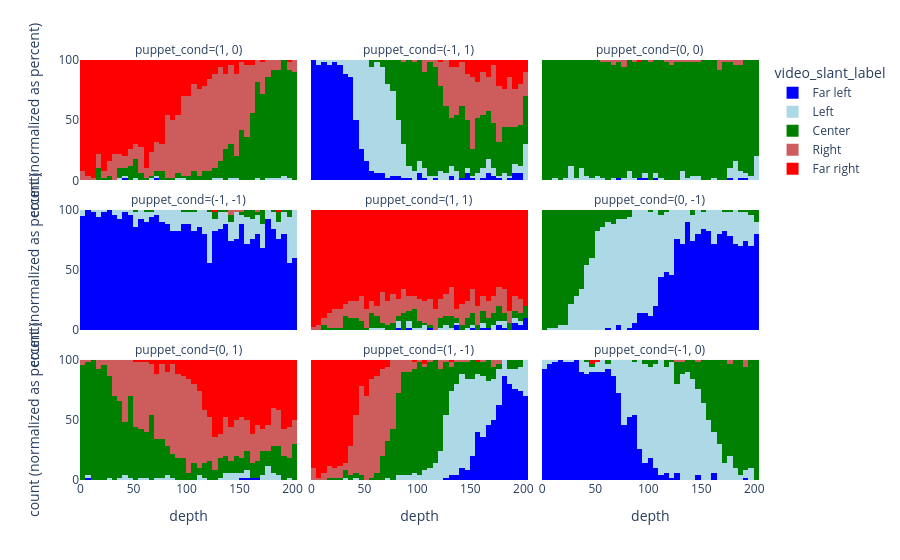

The notebook cell saved with this chart:
### Code cell
mask = ([df["puppet_state"] == "drifting"])
px.histogram(
    df[df["puppet_state"] == "drifting"],
    x="depth",
    color="video_slant_label",
    barnorm="percent",
    barmode="stack",
    facet_col="puppet_cond",
    facet_col_wrap=3,
    category_orders={"video_slant_label": ["Far left", "Left", "Center", "Right", "Far Right"]},
    color_discrete_map={"Far left": "blue", "Left": "lightblue", "Center": "green", "Right": "indianred", "Far right": "red"}
)

### Figure 1 — Plotly figure (JSON) as saved in the notebook; plotly's stock layout.template omitted (floating-point values rounded to 4 significant figures; data arrays with more than 128 entries replaced by an {"elided": "..."} marker saying what was removed)
{"data": [{"bingroup": "x", "hovertemplate": "video_slant_label=Far left<br>puppet_cond=(1, 0)<br>depth=%{x}<br>count (normalized as percent)=%{y}<extra></extra>", "legendgroup": "Far left", "marker": {"color": "blue", "pattern": {"shape": ""}}, "name": "Far left", "orientation": "v", "showlegend": true, "type": "histogram", "x": [42, 70], "xaxis": "x7", "yaxis": "y7"}, {"bingroup": "x", "hovertemplate": "video_slant_label=Far left<br>puppet_cond=(-1, 1)<br>depth=%{x}<br>count (normalized as percent)=%{y}<extra></extra>", "legendgroup": "Far left", "marker": {"color": "blue", "pattern": {"shape": ""}}, "name": "Far left", "orientation": "v", "showlegend": false, "type": "histogram", "x": {"elided": "458 int values"}, "xaxis": "x8", "yaxis": "y8"}, {"bingroup": "x", "hovertemplate": "video_slant_label=Far left<br>puppet_cond=(0, 0)<br>depth=%{x}<br>count (normalized as percent)=%{y}<extra></extra>", "legendgroup": "Far left", "marker": {"color": "blue", "pattern": {"shape": ""}}, "name": "Far left", "orientation": "v", "showlegend": false, "type": "histogram", "x": [74, 94, 95, 105, 189, 190, 179], "xaxis": "x9", "yaxis": "y9"}, {"bingroup": "x", "hovertemplate": "video_slant_label=Far left<br>puppet_cond=(-1, -1)<br>depth=%{x}<br>count (normalized as percent)=%{y}<extra></extra>", "legendgroup": "Far left", "marker": {"color": "blue", "pattern": {"shape": ""}}, "name": "Far left", "orientation": "v", "showlegend": false, "type": "histogram", "x": {"elided": "1708 int values"}, "xaxis": "x4", "yaxis": "y4"}, {"bingroup": "x", "hovertemplate": "video_slant_label=Far left<br>puppet_cond=(1, 1)<br>depth=%{x}<br>count (normalized as percent)=%{y}<extra></extra>", "legendgroup": "Far left", "marker": {"color": "blue", "pattern": {"shape": ""}}, "name": "Far left", "orientation": "v", "showlegend": false, "type": "histogram", "x": [138, 110, 135, 169, 192, 193, 197, 198, 92, 152, 160, 177, 178, 180, 190, 200, 83], "xaxis": "x5", "yaxis": "y5"}, {"bingroup": "x", "hovertemplate": "video_slant_label=Far left<br>puppet_cond=(0, -1)<br>depth=%{x}<br>count (normalized as percent)=%{y}<extra></extra>", "legendgroup": "Far left", "marker": {"color": "blue", "pattern": {"shape": ""}}, "name": "Far left", "orientation": "v", "showlegend": false, "type": "histogram", "x": {"elided": "691 int values"}, "xaxis": "x6", "yaxis": "y6"}, {"bingroup": "x", "hovertemplate": "video_slant_label=Far left<br>puppet_cond=(0, 1)<br>depth=%{x}<br>count (normalized as percent)=%{y}<extra></extra>", "legendgroup": "Far left", "marker": {"color": "blue", "pattern": {"shape": ""}}, "name": "Far left", "orientation": "v", "showlegend": false, "type": "histogram", "x": [152, 158, 163, 165, 5], "xaxis": "x", "yaxis": "y"}, {"bingroup": "x", "hovertemplate": "video_slant_label=Far left<br>puppet_cond=(1, -1)<br>depth=%{x}<br>count (normalized as percent)=%{y}<extra></extra>", "legendgroup": "Far left", "marker": {"color": "blue", "pattern": {"shape": ""}}, "name": "Far left", "orientation": "v", "showlegend": false, "type": "histogram", "x": {"elided": "306 int values"}, "xaxis": "x2", "yaxis": "y2"}, {"bingroup": "x", "hovertemplate": "video_slant_label=Far left<br>puppet_cond=(-1, 0)<br>depth=%{x}<br>count (normalized as percent)=%{y}<extra></extra>", "legendgroup": "Far left", "marker": {"color": "blue", "pattern": {"shape": ""}}, "name": "Far left", "orientation": "v", "showlegend": false, "type": "histogram", "x": {"elided": "806 int values"}, "xaxis": "x3", "yaxis": "y3"}, {"bingroup": "x", "hovertemplate": "video_slant_label=Left<br>puppet_cond=(1, 0)<br>depth=%{x}<br>count (normalized as percent)=%{y}<extra></extra>", "legendgroup": "Left", "marker": {"color": "lightblue", "pattern": {"shape": ""}}, "name": "Left", "orientation": "v", "showlegend": true, "type": "histogram", "x": [35, 43, 50, 93, 98, 125, 130, 140, 192, 69, 70, 148, 194, 188, 169, 178, 198, 183], "xaxis": "x7", "yaxis": "y7"}, {"bingroup": "x", "hovertemplate": "video_slant_label=Left<br>puppet_cond=(-1, 1)<br>depth=%{x}<br>count (normalized as percent)=%{y}<extra></extra>", "legendgroup": "Left", "marker": {"color": "lightblue", "pattern": {"shape": ""}}, "name": "Left", "orientation": "v", "showlegend": false, "type": "histogram", "x": {"elided": "439 int values"}, "xaxis": "x8", "yaxis": "y8"}, {"bingroup": "x", "hovertemplate": "video_slant_label=Left<br>puppet_cond=(0, 0)<br>depth=%{x}<br>count (normalized as percent)=%{y}<extra></extra>", "legendgroup": "Left", "marker": {"color": "lightblue", "pattern": {"shape": ""}}, "name": "Left", "orientation": "v", "showlegend": false, "type": "histogram", "x": [75, 82, 28, 29, 33, 35, 37, 38, 39, 40, 43, 80, 85, 160, 184, 185, 195, 105, 113, 133, 147, 185, 27, 29, 80, 147, 182, 200, 80, 175, 184, 38, 55, 105, 132, 140, 175, 179, 180, 182, 184, 188, 190, 198, 14, 20, 28, 29, 45, 53, 54, 68, 98, 99, 132, 134, 139, 140, 179, 180, 184, 193, 200], "xaxis": "x9", "yaxis": "y9"}, {"bingroup": "x", "hovertemplate": "video_slant_label=Left<br>puppet_cond=(-1, -1)<br>depth=%{x}<br>count (normalized as percent)=%{y}<extra></extra>", "legendgroup": "Left", "marker": {"color": "lightblue", "pattern": {"shape": ""}}, "name": "Left", "orientation": "v", "showlegend": false, "type": "histogram", "x": {"elided": "246 int values"}, "xaxis": "x4", "yaxis": "y4"}, {"bingroup": "x", "hovertemplate": "video_slant_label=Left<br>puppet_cond=(1, 1)<br>depth=%{x}<br>count (normalized as percent)=%{y}<extra></extra>", "legendgroup": "Left", "marker": {"color": "lightblue", "pattern": {"shape": ""}}, "name": "Left", "orientation": "v", "showlegend": false, "type": "histogram", "x": [84, 129, 130, 164, 177, 55, 84, 104, 177, 154, 170, 172, 182, 199, 137, 90, 93, 94, 95, 124, 127, 148, 183, 199, 163, 62, 108, 67, 84, 109, 183, 192, 194], "xaxis": "x5", "yaxis": "y5"}, {"bingroup": "x", "hovertemplate": "video_slant_label=Left<br>puppet_cond=(0, -1)<br>depth=%{x}<br>count (normalized as percent)=%{y}<extra></extra>", "legendgroup": "Left", "marker": {"color": "lightblue", "pattern": {"shape": ""}}, "name": "Left", "orientation": "v", "showlegend": false, "type": "histogram", "x": {"elided": "871 int values"}, "xaxis": "x6", "yaxis": "y6"}, {"bingroup": "x", "hovertemplate": "video_slant_label=Left<br>puppet_cond=(0, 1)<br>depth=%{x}<br>count (normalized as percent)=%{y}<extra></extra>", "legendgroup": "Left", "marker": {"color": "lightblue", "pattern": {"shape": ""}}, "name": "Left", "orientation": "v", "showlegend": false, "type": "histogram", "x": [5, 38, 40, 83, 172, 187, 58, 117, 139, 140, 142, 149, 153, 154, 28, 47, 149, 158, 159, 174, 175, 73, 78, 84, 85, 114, 177, 178, 179, 183, 197, 40, 60, 113, 130, 137, 139, 144, 145, 157, 177, 178, 182, 183, 185], "xaxis": "x", "yaxis": "y"}, {"bingroup": "x", "hovertemplate": "video_slant_label=Left<br>puppet_cond=(1, -1)<br>depth=%{x}<br>count (normalized as percent)=%{y}<extra></extra>", "legendgroup": "Left", "marker": {"color": "lightblue", "pattern": {"shape": ""}}, "name": "Left", "orientation": "v", "showlegend": false, "type": "histogram", "x": {"elided": "383 int values"}, "xaxis": "x2", "yaxis": "y2"}, {"bingroup": "x", "hovertemplate": "video_slant_label=Left<br>puppet_cond=(-1, 0)<br>depth=%{x}<br>count (normalized as percent)=%{y}<extra></extra>", "legendgroup": "Left", "marker": {"color": "lightblue", "pattern": {"shape": ""}}, "name": "Left", "orientation": "v", "showlegend": false, "type": "histogram", "x": {"elided": "749 int values"}, "xaxis": "x3", "yaxis": "y3"}, {"bingroup": "x", "hovertemplate": "video_slant_label=Center<br>puppet_cond=(1, 0)<br>depth=%{x}<br>count (normalized as percent)=%{y}<extra></extra>", "legendgroup": "Center", "marker": {"color": "green", "pattern": {"shape": ""}}, "name": "Center", "orientation": "v", "showlegend": true, "type": "histogram", "x": {"elided": "485 int values"}, "xaxis": "x7", "yaxis": "y7"}, {"bingroup": "x", "hovertemplate": "video_slant_label=Center<br>puppet_cond=(-1, 1)<br>depth=%{x}<br>count (normalized as percent)=%{y}<extra></extra>", "legendgroup": "Center", "marker": {"color": "green", "pattern": {"shape": ""}}, "name": "Center", "orientation": "v", "showlegend": false, "type": "histogram", "x": {"elided": "692 int values"}, "xaxis": "x8", "yaxis": "y8"}, {"bingroup": "x", "hovertemplate": "video_slant_label=Center<br>puppet_cond=(0, 0)<br>depth=%{x}<br>count (normalized as percent)=%{y}<extra></extra>", "legendgroup": "Center", "marker": {"color": "green", "pattern": {"shape": ""}}, "name": "Center", "orientation": "v", "showlegend": false, "type": "histogram", "x": {"elided": "1900 int values"}, "xaxis": "x9", "yaxis": "y9"}, {"bingroup": "x", "hovertemplate": "video_slant_label=Center<br>puppet_cond=(-1, -1)<br>depth=%{x}<br>count (normalized as percent)=%{y}<extra></extra>", "legendgroup": "Center", "marker": {"color": "green", "pattern": {"shape": ""}}, "name": "Center", "orientation": "v", "showlegend": false, "type": "histogram", "x": [189, 153, 172, 143, 144, 163, 174, 182, 96, 124, 160, 54, 64, 170, 188, 189, 190, 198, 199, 66, 103, 133, 172, 174, 199, 127, 144, 157, 158, 163, 164, 168, 170, 129, 158, 187, 105, 129, 138], "xaxis": "x4", "yaxis": "y4"}, {"bingroup": "x", "hovertemplate": "video_slant_label=Center<br>puppet_cond=(1, 1)<br>depth=%{x}<br>count (normalized as percent)=%{y}<extra></extra>", "legendgroup": "Center", "marker": {"color": "green", "pattern": {"shape": ""}}, "name": "Center", "orientation": "v", "showlegend": false, "type": "histogram", "x": {"elided": "131 int values"}, "xaxis": "x5", "yaxis": "y5"}, {"bingroup": "x", "hovertemplate": "video_slant_label=Center<br>puppet_cond=(0, -1)<br>depth=%{x}<br>count (normalized as percent)=%{y}<extra></extra>", "legendgroup": "Center", "marker": {"color": "green", "pattern": {"shape": ""}}, "name": "Center", "orientation": "v", "showlegend": false, "type": "histogram", "x": {"elided": "437 int values"}, "xaxis": "x6", "yaxis": "y6"}, {"bingroup": "x", "hovertemplate": "video_slant_label=Center<br>puppet_cond=(0, 1)<br>depth=%{x}<br>count (normalized as percent)=%{y}<extra></extra>", "legendgroup": "Center", "marker": {"color": "green", "pattern": {"shape": ""}}, "name": "Center", "orientation": "v", "showlegend": false, "type": "histogram", "x": {"elided": "701 int values"}, "xaxis": "x", "yaxis": "y"}, {"bingroup": "x", "hovertemplate": "video_slant_label=Center<br>puppet_cond=(1, -1)<br>depth=%{x}<br>count (normalized as percent)=%{y}<extra></extra>", "legendgroup": "Center", "marker": {"color": "green", "pattern": {"shape": ""}}, "name": "Center", "orientation": "v", "showlegend": false, "type": "histogram", "x": {"elided": "535 int values"}, "xaxis": "x2", "yaxis": "y2"}, {"bingroup": "x", "hovertemplate": "video_slant_label=Center<br>puppet_cond=(-1, 0)<br>depth=%{x}<br>count (normalized as percent)=%{y}<extra></extra>", "legendgroup": "Center", "marker": {"color": "green", "pattern": {"shape": ""}}, "name": "Center", "orientation": "v", "showlegend": false, "type": "histogram", "x": {"elided": "433 int values"}, "xaxis": "x3", "yaxis": "y3"}, {"bingroup": "x", "hovertemplate": "video_slant_label=Right<br>puppet_cond=(1, 0)<br>depth=%{x}<br>count (normalized as percent)=%{y}<extra></extra>", "legendgroup": "Right", "marker": {"color": "indianred", "pattern": {"shape": ""}}, "name": "Right", "orientation": "v", "showlegend": true, "type": "histogram", "x": {"elided": "684 int values"}, "xaxis": "x7", "yaxis": "y7"}, {"bingroup": "x", "hovertemplate": "video_slant_label=Right<br>puppet_cond=(-1, 1)<br>depth=%{x}<br>count (normalized as percent)=%{y}<extra></extra>", "legendgroup": "Right", "marker": {"color": "indianred", "pattern": {"shape": ""}}, "name": "Right", "orientation": "v", "showlegend": false, "type": "histogram", "x": {"elided": "314 int values"}, "xaxis": "x8", "yaxis": "y8"}, {"bingroup": "x", "hovertemplate": "video_slant_label=Right<br>puppet_cond=(0, 0)<br>depth=%{x}<br>count (normalized as percent)=%{y}<extra></extra>", "legendgroup": "Right", "marker": {"color": "indianred", "pattern": {"shape": ""}}, "name": "Right", "orientation": "v", "showlegend": false, "type": "histogram", "x": [59, 122, 70, 79, 168, 169, 174, 188, 62, 65, 79, 88, 125, 133, 139, 75, 119, 120, 144, 145, 165, 178, 183, 185, 69, 100, 169, 182], "xaxis": "x9", "yaxis": "y9"}, {"bingroup": "x", "hovertemplate": "video_slant_label=Right<br>puppet_cond=(-1, -1)<br>depth=%{x}<br>count (normalized as percent)=%{y}<extra></extra>", "legendgroup": "Right", "marker": {"color": "indianred", "pattern": {"shape": ""}}, "name": "Right", "orientation": "v", "showlegend": false, "type": "histogram", "x": [165, 142, 142, 147, 154], "xaxis": "x4", "yaxis": "y4"}, {"bingroup": "x", "hovertemplate": "video_slant_label=Right<br>puppet_cond=(1, 1)<br>depth=%{x}<br>count (normalized as percent)=%{y}<extra></extra>", "legendgroup": "Right", "marker": {"color": "indianred", "pattern": {"shape": ""}}, "name": "Right", "orientation": "v", "showlegend": false, "type": "histogram", "x": {"elided": "297 int values"}, "xaxis": "x5", "yaxis": "y5"}, {"bingroup": "x", "hovertemplate": "video_slant_label=Right<br>puppet_cond=(0, 1)<br>depth=%{x}<br>count (normalized as percent)=%{y}<extra></extra>", "legendgroup": "Right", "marker": {"color": "indianred", "pattern": {"shape": ""}}, "name": "Right", "orientation": "v", "showlegend": false, "type": "histogram", "x": {"elided": "736 int values"}, "xaxis": "x", "yaxis": "y"}, {"bingroup": "x", "hovertemplate": "video_slant_label=Right<br>puppet_cond=(1, -1)<br>depth=%{x}<br>count (normalized as percent)=%{y}<extra></extra>", "legendgroup": "Right", "marker": {"color": "indianred", "pattern": {"shape": ""}}, "name": "Right", "orientation": "v", "showlegend": false, "type": "histogram", "x": {"elided": "356 int values"}, "xaxis": "x2", "yaxis": "y2"}, {"bingroup": "x", "hovertemplate": "video_slant_label=Right<br>puppet_cond=(-1, 0)<br>depth=%{x}<br>count (normalized as percent)=%{y}<extra></extra>", "legendgroup": "Right", "marker": {"color": "indianred", "pattern": {"shape": ""}}, "name": "Right", "orientation": "v", "showlegend": false, "type": "histogram", "x": [130, 178, 192, 193, 177, 194, 128, 148], "xaxis": "x3", "yaxis": "y3"}, {"bingroup": "x", "hovertemplate": "video_slant_label=Far right<br>puppet_cond=(1, 0)<br>depth=%{x}<br>count (normalized as percent)=%{y}<extra></extra>", "legendgroup": "Far right", "marker": {"color": "red", "pattern": {"shape": ""}}, "name": "Far right", "orientation": "v", "showlegend": true, "type": "histogram", "x": {"elided": "811 int values"}, "xaxis": "x7", "yaxis": "y7"}, {"bingroup": "x", "hovertemplate": "video_slant_label=Far right<br>puppet_cond=(-1, 1)<br>depth=%{x}<br>count (normalized as percent)=%{y}<extra></extra>", "legendgroup": "Far right", "marker": {"color": "red", "pattern": {"shape": ""}}, "name": "Far right", "orientation": "v", "showlegend": false, "type": "histogram", "x": [138, 143, 147, 151, 154, 156, 157, 159, 160, 161, 162, 166, 167, 168, 178, 179, 190, 192, 194, 196, 133, 155, 181, 184, 137, 150, 154, 155, 157, 166, 175, 179, 180, 183, 190, 195, 197, 199, 155, 186, 156, 160, 165, 176, 191, 151, 178, 179, 180, 184, 187, 190, 191, 192, 193, 194, 195, 197, 198, 199, 200, 146, 149, 165, 178, 184, 187, 190, 195, 120, 136, 148, 150, 163, 174, 175, 184, 186, 188, 189, 197, 132, 133, 148, 149, 151, 157, 174, 175, 179, 180, 182, 183, 184, 188, 190, 166], "xaxis": "x8", "yaxis": "y8"}, {"bingroup": "x", "hovertemplate": "video_slant_label=Far right<br>puppet_cond=(0, 0)<br>depth=%{x}<br>count (normalized as percent)=%{y}<extra></extra>", "legendgroup": "Far right", "marker": {"color": "red", "pattern": {"shape": ""}}, "name": "Far right", "orientation": "v", "showlegend": false, "type": "histogram", "x": [93], "xaxis": "x9", "yaxis": "y9"}, {"bingroup": "x", "hovertemplate": "video_slant_label=Far right<br>puppet_cond=(-1, -1)<br>depth=%{x}<br>count (normalized as percent)=%{y}<extra></extra>", "legendgroup": "Far right", "marker": {"color": "red", "pattern": {"shape": ""}}, "name": "Far right", "orientation": "v", "showlegend": false, "type": "histogram", "x": [188, 127], "xaxis": "x4", "yaxis": "y4"}, {"bingroup": "x", "hovertemplate": "video_slant_label=Far right<br>puppet_cond=(1, 1)<br>depth=%{x}<br>count (normalized as percent)=%{y}<extra></extra>", "legendgroup": "Far right", "marker": {"color": "red", "pattern": {"shape": ""}}, "name": "Far right", "orientation": "v", "showlegend": false, "type": "histogram", "x": {"elided": "1522 int values"}, "xaxis": "x5", "yaxis": "y5"}, {"bingroup": "x", "hovertemplate": "video_slant_label=Far right<br>puppet_cond=(0, 1)<br>depth=%{x}<br>count (normalized as percent)=%{y}<extra></extra>", "legendgroup": "Far right", "marker": {"color": "red", "pattern": {"shape": ""}}, "name": "Far right", "orientation": "v", "showlegend": false, "type": "histogram", "x": {"elided": "515 int values"}, "xaxis": "x", "yaxis": "y"}, {"bingroup": "x", "hovertemplate": "video_slant_label=Far right<br>puppet_cond=(1, -1)<br>depth=%{x}<br>count (normalized as percent)=%{y}<extra></extra>", "legendgroup": "Far right", "marker": {"color": "red", "pattern": {"shape": ""}}, "name": "Far right", "orientation": "v", "showlegend": false, "type": "histogram", "x": {"elided": "420 int values"}, "xaxis": "x2", "yaxis": "y2"}, {"bingroup": "x", "hovertemplate": "video_slant_label=Far right<br>puppet_cond=(-1, 0)<br>depth=%{x}<br>count (normalized as percent)=%{y}<extra></extra>", "legendgroup": "Far right", "marker": {"color": "red", "pattern": {"shape": ""}}, "name": "Far right", "orientation": "v", "showlegend": false, "type": "histogram", "x": [47, 49, 50], "xaxis": "x3", "yaxis": "y3"}], "layout": {"annotations": [{"font": {}, "showarrow": false, "text": "puppet_cond=(0, 1)", "x": 0.16, "xanchor": "center", "xref": "paper", "y": 0.2867, "yanchor": "bottom", "yref": "paper"}, {"font": {}, "showarrow": false, "text": "puppet_cond=(1, -1)", "x": 0.5, "xanchor": "center", "xref": "paper", "y": 0.2867, "yanchor": "bottom", "yref": "paper"}, {"font": {}, "showarrow": false, "text": "puppet_cond=(-1, 0)", "x": 0.84, "xanchor": "center", "xref": "paper", "y": 0.2867, "yanchor": "bottom", "yref": "paper"}, {"font": {}, "showarrow": false, "text": "puppet_cond=(-1, -1)", "x": 0.16, "xanchor": "center", "xref": "paper", "y": 0.6433, "yanchor": "bottom", "yref": "paper"}, {"font": {}, "showarrow": false, "text": "puppet_cond=(1, 1)", "x": 0.5, "xanchor": "center", "xref": "paper", "y": 0.6433, "yanchor": "bottom", "yref": "paper"}, {"font": {}, "showarrow": false, "text": "puppet_cond=(0, -1)", "x": 0.84, "xanchor": "center", "xref": "paper", "y": 0.6433, "yanchor": "bottom", "yref": "paper"}, {"font": {}, "showarrow": false, "text": "puppet_cond=(1, 0)", "x": 0.16, "xanchor": "center", "xref": "paper", "y": 1.0, "yanchor": "bottom", "yref": "paper"}, {"font": {}, "showarrow": false, "text": "puppet_cond=(-1, 1)", "x": 0.5, "xanchor": "center", "xref": "paper", "y": 1.0, "yanchor": "bottom", "yref": "paper"}, {"font": {}, "showarrow": false, "text": "puppet_cond=(0, 0)", "x": 0.84, "xanchor": "center", "xref": "paper", "y": 1.0, "yanchor": "bottom", "yref": "paper"}], "barmode": "stack", "barnorm": "percent", "legend": {"title": {"text": "video_slant_label"}, "tracegroupgap": 0}, "margin": {"t": 60}, "xaxis": {"anchor": "y", "domain": [0, 0.32], "title": {"text": "depth"}}, "xaxis2": {"anchor": "y2", "domain": [0.34, 0.66], "matches": "x", "title": {"text": "depth"}}, "xaxis3": {"anchor": "y3", "domain": [0.68, 1.0], "matches": "x", "title": {"text": "depth"}}, "xaxis4": {"anchor": "y4", "domain": [0, 0.32], "matches": "x", "showticklabels": false}, "xaxis5": {"anchor": "y5", "domain": [0.34, 0.66], "matches": "x", "showticklabels": false}, "xaxis6": {"anchor": "y6", "domain": [0.68, 1.0], "matches": "x", "showticklabels": false}, "xaxis7": {"anchor": "y7", "domain": [0, 0.32], "matches": "x", "showticklabels": false}, "xaxis8": {"anchor": "y8", "domain": [0.34, 0.66], "matches": "x", "showticklabels": false}, "xaxis9": {"anchor": "y9", "domain": [0.68, 1.0], "matches": "x", "showticklabels": false}, "yaxis": {"anchor": "x", "domain": [0, 0.2867], "title": {"text": "count (normalized as percent)"}}, "yaxis2": {"anchor": "x2", "domain": [0, 0.2867], "matches": "y", "showticklabels": false}, "yaxis3": {"anchor": "x3", "domain": [0, 0.2867], "matches": "y", "showticklabels": false}, "yaxis4": {"anchor": "x4", "domain": [0.3567, 0.6433], "matches": "y", "title": {"text": "count (normalized as percent)"}}, "yaxis5": {"anchor": "x5", "domain": [0.3567, 0.6433], "matches": "y", "showticklabels": false}, "yaxis6": {"anchor": "x6", "domain": [0.3567, 0.6433], "matches": "y", "showticklabels": false}, "yaxis7": {"anchor": "x7", "domain": [0.7133, 1.0], "matches": "y", "title": {"text": "count (normalized as percent)"}}, "yaxis8": {"anchor": "x8", "domain": [0.7133, 1.0], "matches": "y", "showticklabels": false}, "yaxis9": {"anchor": "x9", "domain": [0.7133, 1.0], "matches": "y", "showticklabels": false}}}
